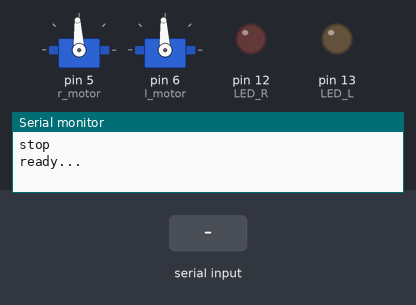
The sketch below on a simulated Arduino Uno, built with avr-gcc and run on an emulated ATmega328P. Shown: 2 × servo, output pins drawn as LEDs (lit = HIGH), the last lines printed to the serial monitor. Dashed ring = blinking. Inputs (shaded band) come from the test bench.

Above: at 1.2 s.
1.3 s: "1" received over the second serial link
At 3.0 s:
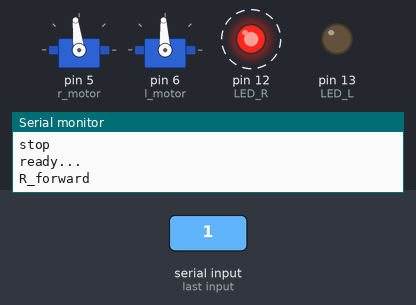
4.3 s: "2" received over the second serial link
7.3 s: "3" received over the second serial link
At 8.8 s:
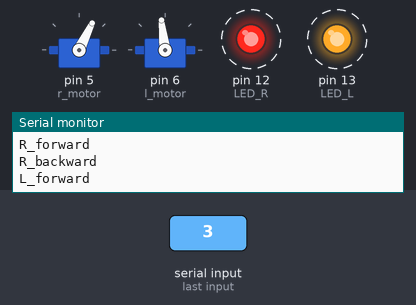
10.3 s: "4" received over the second serial link
13.3 s: "1" received over the second serial link
At 13.9 s:
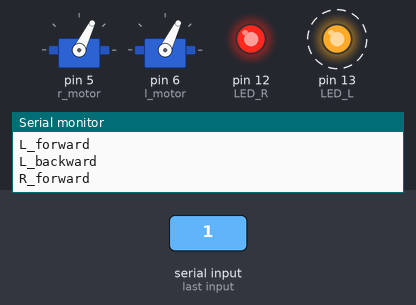
16.3 s: "0" received over the second serial link
At 16.3 s:
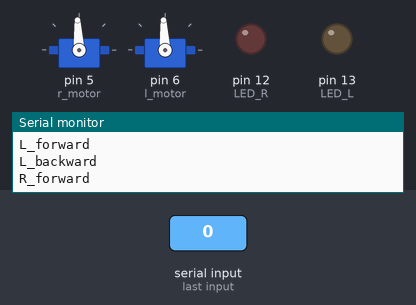
Timing chart, 0 to 18.8 s (numbered marks = the images above; inputs shaded):
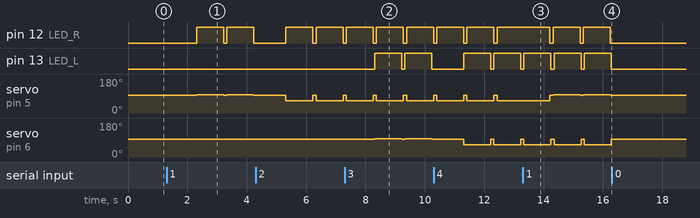

Measured:
- after the input at 1.3 s, pin 12 (LED_R): alternates HIGH for 0.91 s and LOW for 0.11 s, starting after 1.0 s; servo on pin 5 (r_motor): alternates 97° for 0.91 s and 93° for 0.11 s, starting after 1.0 s
- after the input at 7.3 s, pin 13 (LED_L): alternates HIGH for 0.91 s and LOW for 0.11 s, starting after 1.0 s; servo on pin 6 (l_motor): alternates 97° for 0.91 s and 93° for 0.11 s, starting after 1.0 s
- after the input at 16.3 s, pin 12 (LED_R), pin 13 (LED_L): stops changing and stays LOW; servo on pin 5 (r_motor), servo on pin 6 (l_motor): stops changing and stays 93°

The sketch:

rc_boat_tank.ino
```cpp
//5/25 mpu 9150 Serial fix


#include <SoftwareSerial.h>
#include <MsTimer2.h>
#include <Servo.h>

#define LED_L 13
#define LED_R 12

Servo r_motor;
Servo l_motor;

SoftwareSerial mySerial(10, 11);

typedef enum {
  CMD_Forward,
  CMD_Backward,
  CMD_Stop,
} Command;

typedef enum {
  Forward_On,
  Forward_Off,
  Stop,
  Backward_Back,
  Backward_Netural,
  Backward_On,
  Backward_Off,
} MotorState;

typedef struct {
  Command cmd;
  MotorState state;
  unsigned long timestamp;
  int duty_cycle; // 0~100%
} Motor;

int level = 20;
int l_level = 20;
int r_level = 20;
int Start;
int value = 10;
Motor motorL, motorR;

void timerIsr();

void setup()
{
  Serial.begin(9600);
  mySerial.begin(9600);
  //mySerial.begin(9600);
  stop();
  initMotor();
  initISR();
  Serial.println("ready...");
  //mySerial.println("ready...");
}

void initMotor() {
  pinMode(LED_L, OUTPUT);
  pinMode(LED_R, OUTPUT);
  r_motor.attach(5);
  l_motor.attach(6);

}
void initISR() {
  MsTimer2::set(10, timerIsr); // 10ms period
  MsTimer2::start();
}

int count = 0;
void loop()
{
  motorL.duty_cycle = 90;
  motorR.duty_cycle = 90;
  if (mySerial.available()) {
    count = 0;
    int raw = mySerial.read();
    //Serial.println(raw);
    if(raw != value) {
      value = raw;
      if(value == '1')
      {
        R_forward();
      }
      else if(value == '2')
      {
        R_backward();
      }
      else if(value == '3')
      {
        L_forward();
      }
      else if(value == '4')
      {
        L_backward();
      }
      else if(value == '0')
      {
        stop();
      }
    }
  }
  else {
    count++;
    if(count == 800) {
      value = 100;
      //stop();
    }
  }
} //end of loop

void R_forward()
{
  Serial.println("R_forward");
  motorR.timestamp = millis();
  motorR.cmd = CMD_Forward;
  motorR.state = Forward_On;
}

void R_backward()
{
  Serial.println("R_backward");
  motorR.timestamp = millis();
  motorR.cmd = CMD_Backward;
  motorR.state = Backward_On;
}

void L_forward()
{
  Serial.println("L_forward");
  motorL.timestamp = millis();
  motorL.cmd = CMD_Forward;
  motorL.state = Forward_On;
}

void L_backward()
{
  Serial.println("L_backward");
  motorL.timestamp = millis();
  motorL.cmd = CMD_Backward;
  motorL.state = Backward_On;
}
void stop()
{
  Serial.println("stop");
  r_motor.writeMicroseconds(1500);
  l_motor.writeMicroseconds(1500);
  motorL.cmd = CMD_Stop;
  motorL.state = Stop;
  motorR.cmd = CMD_Stop;
  motorR.state = Stop;
}
void checkMotor(Motor* motor);

void timerIsr(){
  checkMotorL();
  checkMotorR();
}

void changeValue(int* value) {
  *value = 20;
}
void checkMotorL() {
    if(motorL.cmd == CMD_Forward) {
      if(motorL.state == Forward_On && motorL.duty_cycle < 100) {
        if( (millis() - motorL.timestamp) > motorL.duty_cycle*10) {
          digitalWrite( 13, LOW);
          l_motor.writeMicroseconds(1500);
          motorL.timestamp = millis();
          motorL.state = Forward_Off;
        }
      }

      if(motorL.state == Forward_Off && motorL.duty_cycle > 0) {
        if( (millis() - motorL.timestamp) > (100-motorL.duty_cycle)*10) {
          digitalWrite( 13, HIGH);
          l_motor.writeMicroseconds(1540);
          motorL.timestamp = millis();
          motorL.state = Forward_On;
        }
      }
    }

    if(motorL.cmd == CMD_Backward) {
      if(motorL.state == Backward_On && motorL.duty_cycle < 100) {
        if( (millis() - motorL.timestamp) > motorL.duty_cycle*10) {
          digitalWrite( 13, LOW);
          l_motor.writeMicroseconds(1500);
          motorL.timestamp = millis();
          motorL.state = Backward_Off;
        }
      }

      if(motorL.state == Backward_Off && motorL.duty_cycle > 0) {
        if( (millis() - motorL.timestamp) > (100-motorL.duty_cycle)*10) {
          digitalWrite( 13, HIGH);
          l_motor.writeMicroseconds(1200);
          motorL.timestamp = millis();
          motorL.state = Backward_On;
        }
      }
    }
    if(motorL.cmd == CMD_Stop) {
      digitalWrite( 13, LOW);
      l_motor.writeMicroseconds(1500);
    }
}

void checkMotorR() {
    if(motorR.cmd == CMD_Forward) {
      if(motorR.state == Forward_On && motorR.duty_cycle < 100) {
        if( (millis() - motorR.timestamp) > motorR.duty_cycle*10) {
          digitalWrite( 12, LOW);
          r_motor.writeMicroseconds(1500);
          motorR.timestamp = millis();
          motorR.state = Forward_Off;
        }
      }

      if(motorR.state == Forward_Off && motorR.duty_cycle > 0) {
        if( (millis() - motorR.timestamp) > (100-motorR.duty_cycle)*10) {
          digitalWrite( 12, HIGH);
          r_motor.writeMicroseconds(1540);
          motorR.timestamp = millis();
          motorR.state = Forward_On;
        }
      }
    }

    if(motorR.cmd == CMD_Backward) {
      if(motorR.state == Backward_On && motorR.duty_cycle < 100) {
        if( (millis() - motorR.timestamp) > motorR.duty_cycle*10) {
          digitalWrite( 12, LOW);
          r_motor.writeMicroseconds(1500);
          motorR.timestamp = millis();
          motorR.state = Backward_Off;
        }
      }

      if(motorR.state == Backward_Off && motorR.duty_cycle > 0) {
        if( (millis() - motorR.timestamp) > (100-motorR.duty_cycle)*10) {
          digitalWrite( 12, HIGH);
          r_motor.writeMicroseconds(1200);
          motorR.timestamp = millis();
          motorR.state = Backward_On;
        }
      }
    }
    if(motorR.cmd == CMD_Stop) {
      digitalWrite( 12, LOW);
      r_motor.writeMicroseconds(1500);
    }
}
```
